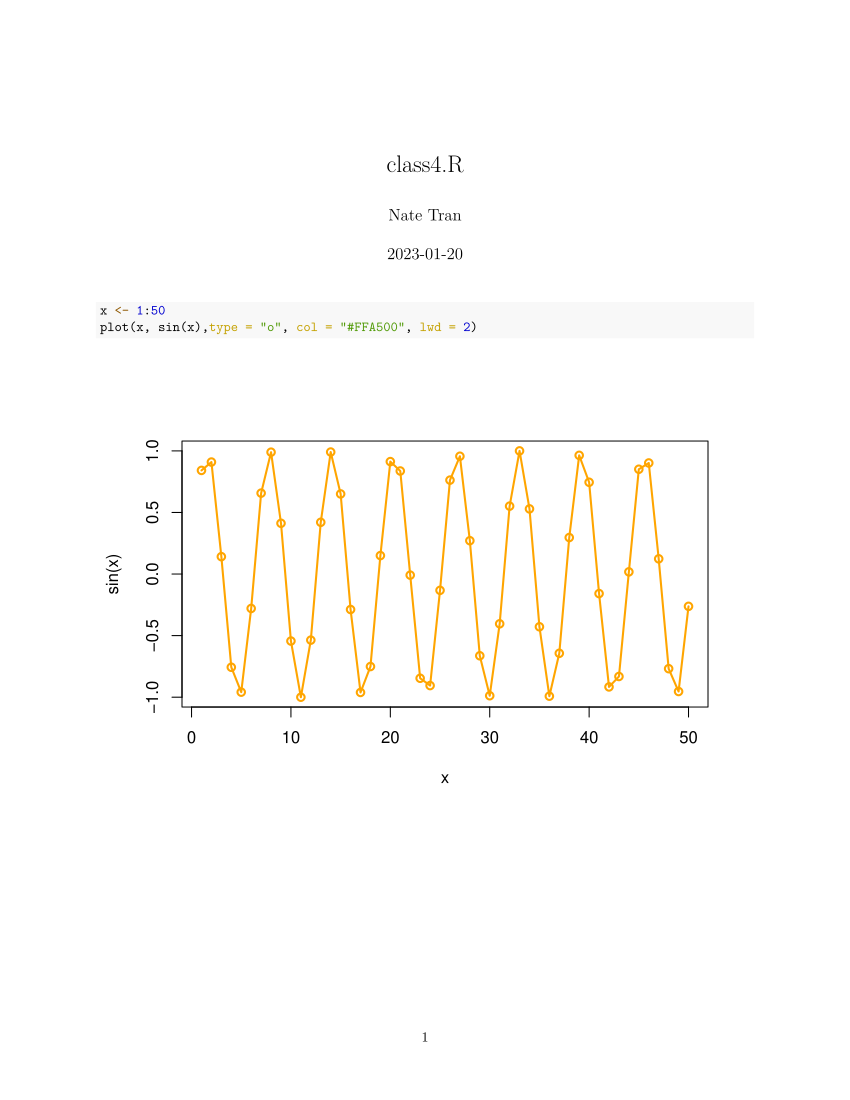

The script that drew this image:
x <- 1:50
plot(x, sin(x),type = "o", col = "#FFA500", lwd = 2)
